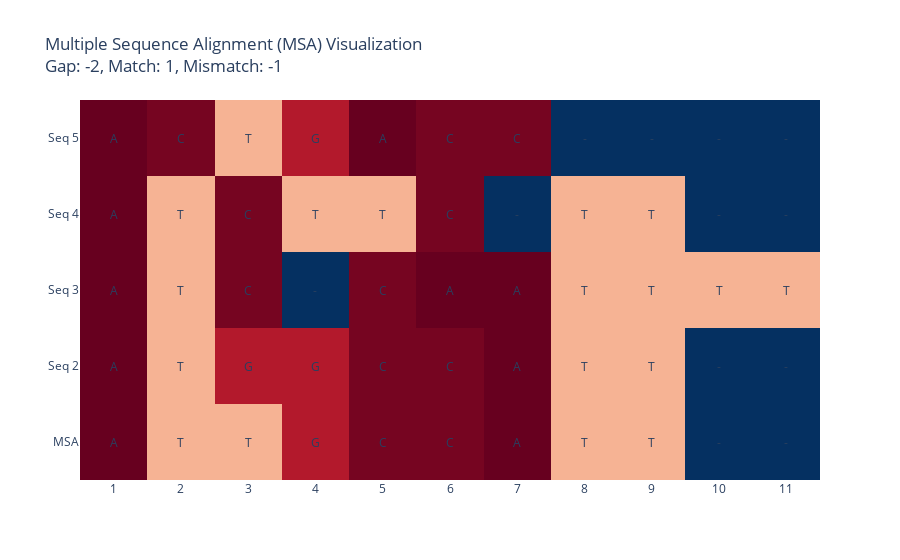

Notebook cell for this chart:
### Markdown cell above
# Wywołanie - zwykle

### Code cell
seq1 = "ATTGCCATT"
seq2 = "ATGGCCATT"
seq3 = "ATCCAATTTT"
seq4 = "ATCTTCTT"
seq5 = "ACTGACC"

seqs = [seq1, seq2, seq3, seq4, seq5]

gap = -2
match = 1
mismatch = -1


matrix_of_score, msa_score, index_of_aligment= central_aligment(seqs, gap, match, mismatch)

MSA = get_MSA(seqs, index_of_aligment)
print("MSA: " + MSA)

globalAlignment = final_MSA(seqs, MSA,  gap, match, mismatch)
print("Matching sequences each with each" + str(globalAlignment))

final = final_final_version(MSA, globalAlignment)
# print("Final version, first sequence is MSA" + str(final))
grafic_show(final, gap, match, mismatch)

save_results_global(seqs, seqs, gap, mismatch, match, matrix_of_score, MSA, globalAlignment, final, file_name="wyniki.txt")

### Figure 1 — Plotly figure (JSON) as saved in the notebook; plotly's stock layout.template omitted (floating-point values rounded to 4 significant figures)
{"data": [{"colorscale": [[0, "rgb(103,0,31)"], [0.1, "rgb(178,24,43)"], [0.2, "rgb(214,96,77)"], [0.3, "rgb(244,165,130)"], [0.4, "rgb(253,219,199)"], [0.5, "rgb(247,247,247)"], [0.6, "rgb(209,229,240)"], [0.7, "rgb(146,197,222)"], [0.8, "rgb(67,147,195)"], [0.9, "rgb(33,102,172)"], [1, "rgb(5,48,97)"]], "showscale": false, "type": "heatmap", "x": ["1", "2", "3", "4", "5", "6", "7", "8", "9", "10", "11"], "y": ["MSA", "Seq 2", "Seq 3", "Seq 4", "Seq 5"], "z": [[1, 17, 17, 6, 2, 2, 1, 17, 17, 50, 50], [1, 17, 6, 6, 2, 2, 1, 17, 17, 50, 50], [1, 17, 2, 50, 2, 1, 1, 17, 17, 17, 17], [1, 17, 2, 17, 17, 2, 50, 17, 17, 50, 50], [1, 2, 17, 6, 1, 2, 2, 50, 50, 50, 50]]}], "layout": {"annotations": [{"showarrow": false, "text": "A", "x": 0, "xref": "x", "y": 0, "yref": "y"}, {"showarrow": false, "text": "T", "x": 1, "xref": "x", "y": 0, "yref": "y"}, {"showarrow": false, "text": "T", "x": 2, "xref": "x", "y": 0, "yref": "y"}, {"showarrow": false, "text": "G", "x": 3, "xref": "x", "y": 0, "yref": "y"}, {"showarrow": false, "text": "C", "x": 4, "xref": "x", "y": 0, "yref": "y"}, {"showarrow": false, "text": "C", "x": 5, "xref": "x", "y": 0, "yref": "y"}, {"showarrow": false, "text": "A", "x": 6, "xref": "x", "y": 0, "yref": "y"}, {"showarrow": false, "text": "T", "x": 7, "xref": "x", "y": 0, "yref": "y"}, {"showarrow": false, "text": "T", "x": 8, "xref": "x", "y": 0, "yref": "y"}, {"showarrow": false, "text": "-", "x": 9, "xref": "x", "y": 0, "yref": "y"}, {"showarrow": false, "text": "-", "x": 10, "xref": "x", "y": 0, "yref": "y"}, {"showarrow": false, "text": "A", "x": 0, "xref": "x", "y": 1, "yref": "y"}, {"showarrow": false, "text": "T", "x": 1, "xref": "x", "y": 1, "yref": "y"}, {"showarrow": false, "text": "G", "x": 2, "xref": "x", "y": 1, "yref": "y"}, {"showarrow": false, "text": "G", "x": 3, "xref": "x", "y": 1, "yref": "y"}, {"showarrow": false, "text": "C", "x": 4, "xref": "x", "y": 1, "yref": "y"}, {"showarrow": false, "text": "C", "x": 5, "xref": "x", "y": 1, "yref": "y"}, {"showarrow": false, "text": "A", "x": 6, "xref": "x", "y": 1, "yref": "y"}, {"showarrow": false, "text": "T", "x": 7, "xref": "x", "y": 1, "yref": "y"}, {"showarrow": false, "text": "T", "x": 8, "xref": "x", "y": 1, "yref": "y"}, {"showarrow": false, "text": "-", "x": 9, "xref": "x", "y": 1, "yref": "y"}, {"showarrow": false, "text": "-", "x": 10, "xref": "x", "y": 1, "yref": "y"}, {"showarrow": false, "text": "A", "x": 0, "xref": "x", "y": 2, "yref": "y"}, {"showarrow": false, "text": "T", "x": 1, "xref": "x", "y": 2, "yref": "y"}, {"showarrow": false, "text": "C", "x": 2, "xref": "x", "y": 2, "yref": "y"}, {"showarrow": false, "text": "-", "x": 3, "xref": "x", "y": 2, "yref": "y"}, {"showarrow": false, "text": "C", "x": 4, "xref": "x", "y": 2, "yref": "y"}, {"showarrow": false, "text": "A", "x": 5, "xref": "x", "y": 2, "yref": "y"}, {"showarrow": false, "text": "A", "x": 6, "xref": "x", "y": 2, "yref": "y"}, {"showarrow": false, "text": "T", "x": 7, "xref": "x", "y": 2, "yref": "y"}, {"showarrow": false, "text": "T", "x": 8, "xref": "x", "y": 2, "yref": "y"}, {"showarrow": false, "text": "T", "x": 9, "xref": "x", "y": 2, "yref": "y"}, {"showarrow": false, "text": "T", "x": 10, "xref": "x", "y": 2, "yref": "y"}, {"showarrow": false, "text": "A", "x": 0, "xref": "x", "y": 3, "yref": "y"}, {"showarrow": false, "text": "T", "x": 1, "xref": "x", "y": 3, "yref": "y"}, {"showarrow": false, "text": "C", "x": 2, "xref": "x", "y": 3, "yref": "y"}, {"showarrow": false, "text": "T", "x": 3, "xref": "x", "y": 3, "yref": "y"}, {"showarrow": false, "text": "T", "x": 4, "xref": "x", "y": 3, "yref": "y"}, {"showarrow": false, "text": "C", "x": 5, "xref": "x", "y": 3, "yref": "y"}, {"showarrow": false, "text": "-", "x": 6, "xref": "x", "y": 3, "yref": "y"}, {"showarrow": false, "text": "T", "x": 7, "xref": "x", "y": 3, "yref": "y"}, {"showarrow": false, "text": "T", "x": 8, "xref": "x", "y": 3, "yref": "y"}, {"showarrow": false, "text": "-", "x": 9, "xref": "x", "y": 3, "yref": "y"}, {"showarrow": false, "text": "-", "x": 10, "xref": "x", "y": 3, "yref": "y"}, {"showarrow": false, "text": "A", "x": 0, "xref": "x", "y": 4, "yref": "y"}, {"showarrow": false, "text": "C", "x": 1, "xref": "x", "y": 4, "yref": "y"}, {"showarrow": false, "text": "T", "x": 2, "xref": "x", "y": 4, "yref": "y"}, {"showarrow": false, "text": "G", "x": 3, "xref": "x", "y": 4, "yref": "y"}, {"showarrow": false, "text": "A", "x": 4, "xref": "x", "y": 4, "yref": "y"}, {"showarrow": false, "text": "C", "x": 5, "xref": "x", "y": 4, "yref": "y"}, {"showarrow": false, "text": "C", "x": 6, "xref": "x", "y": 4, "yref": "y"}, {"showarrow": false, "text": "-", "x": 7, "xref": "x", "y": 4, "yref": "y"}, {"showarrow": false, "text": "-", "x": 8, "xref": "x", "y": 4, "yref": "y"}, {"showarrow": false, "text": "-", "x": 9, "xref": "x", "y": 4, "yref": "y"}, {"showarrow": false, "text": "-", "x": 10, "xref": "x", "y": 4, "yref": "y"}], "title": {"text": "Multiple Sequence Alignment (MSA) Visualization<br>Gap: -2, Match: 1, Mismatch: -1"}, "xaxis": {"side": "bottom", "ticks": ""}, "yaxis": {"ticks": ""}}}
